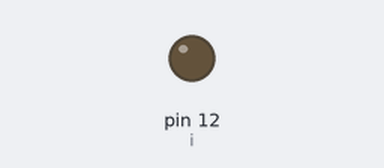
A program run on a simulated Raspberry Pi (header pin numbers). On the bench: output pins drawn as LEDs (lit = HIGH). What the program prints to the terminal is not drawn. At 0.2 s the program stops and its outputs stay as they are.

Above: at 0.3 s.
Timing chart, 0 to 1.7 s (numbered marks = the images above):
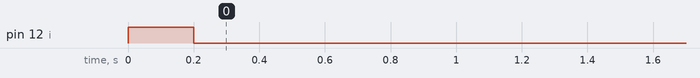

Measured:
- by itself, pin 12 (i): LOW → HIGH at 0.00 s, → LOW 0.20 s later

The program:

checkGPIO.py
```python
import RPi.GPIO as GPIO
##GPIO.setmode(GPIO.BOARD)
##GPIO.setup(10,GPIO.OUT)
##GPIO.output(10,GPIO.HIGH)
##GPIO.cleanup()
import time

GPIO.setmode(GPIO.BOARD)

for i in ([12]):  # [5,7,11,12,14,16,18,22,13,15,19,21]
    print(i)
    GPIO.setup(i, GPIO.OUT)
    GPIO.output(i, GPIO.IN)
    time.sleep(0.2)

GPIO.cleanup()
# PI5=GPIO5
# PI7=GPIO7
# PI12=GPIO12
# PI3=GPIO13
# PI14=GPIO14
# PI5=GPIO15
# PI6=GPIO16
# PI8=GPIO18
# PI19=GPIO19
# P21=GPIO21
# PI22=GPIO22
```
